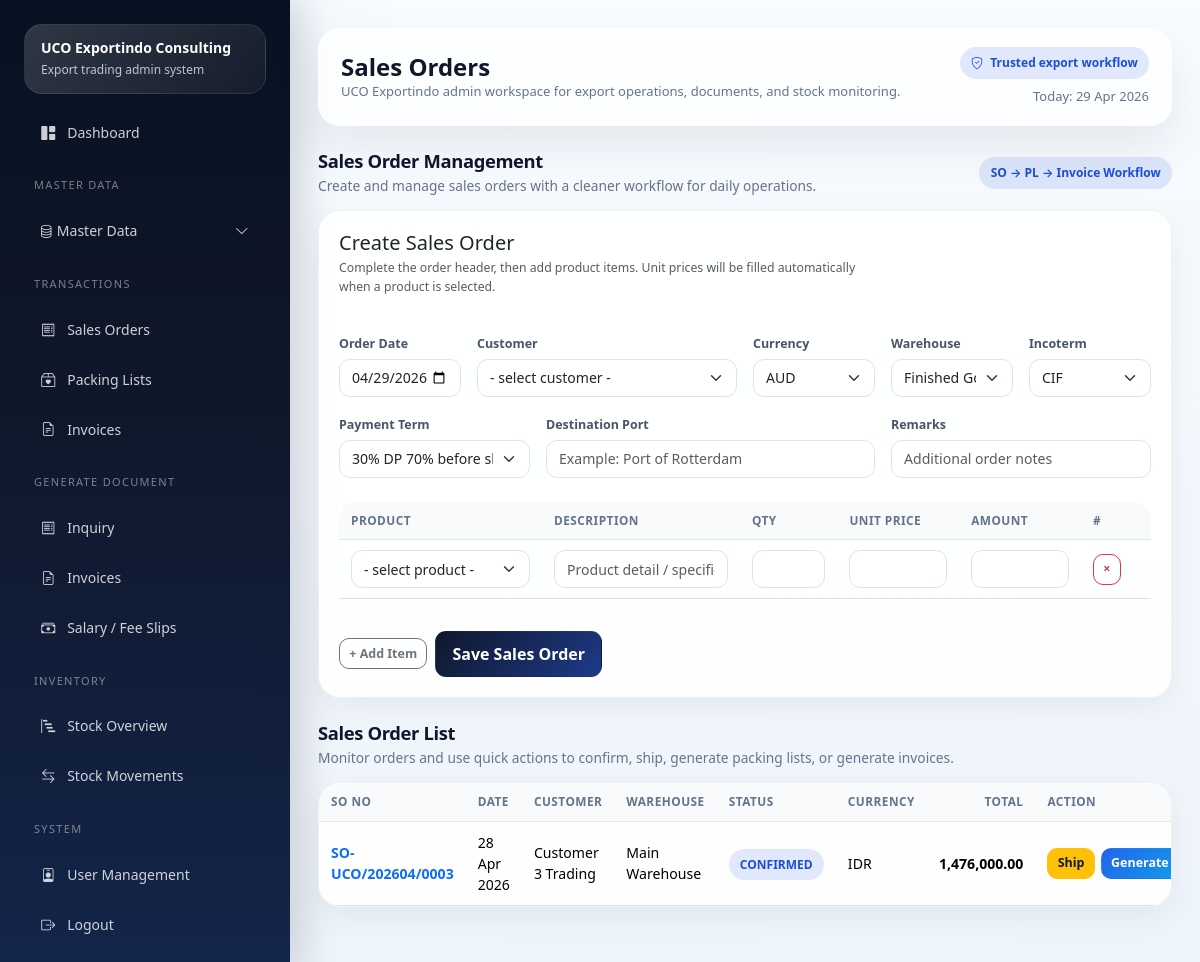
Page /index.php/transactions/sales_orders (signed in) on the committed database.
### tables this page shows
CREATE TABLE IF NOT EXISTS `sales_orders` (
  `id` int NOT NULL AUTO_INCREMENT,
  `so_no` varchar(50) NOT NULL,
  `order_date` date NOT NULL,
  `customer_id` int NOT NULL,
  `currency_id` int DEFAULT NULL,
  `incoterm_id` int DEFAULT NULL,
  `payment_term_id` int DEFAULT NULL,
  `warehouse_id` int DEFAULT NULL,
  `destination_port` varchar(150) DEFAULT NULL,
  `remarks` text,
  `created_by` int DEFAULT NULL,
  `total_amount` decimal(18,2) NOT NULL DEFAULT '0.00',
  `status` enum('DRAFT','CONFIRMED','SHIPPED') NOT NULL DEFAULT 'DRAFT',
  `created_at` timestamp NULL DEFAULT CURRENT_TIMESTAMP,
  PRIMARY KEY (`id`),
  UNIQUE KEY `so_no` (`so_no`),
  KEY `fk_so_customer` (`customer_id`),
  KEY `fk_so_currency` (`currency_id`),
  KEY `fk_so_incoterm` (`incoterm_id`),
  KEY `fk_so_payment_term` (`payment_term_id`),
  KEY `fk_so_warehouse` (`warehouse_id`),
  KEY `fk_so_user` (`created_by`),
  CONSTRAINT `fk_so_currency` FOREIGN KEY (`currency_id`) REFERENCES `currencies` (`id`) ON DELETE SET NULL,
  CONSTRAINT `fk_so_customer` FOREIGN KEY (`customer_id`) REFERENCES `customers` (`id`),
  CONSTRAINT `fk_so_incoterm` FOREIGN KEY (`incoterm_id`) REFERENCES `incoterms` (`id`) ON DELETE SET NULL,
  CONSTRAINT `fk_so_payment_term` FOREIGN KEY (`payment_term_id`) REFERENCES `payment_terms` (`id`) ON DELETE SET NULL,
  CONSTRAINT `fk_so_user` FOREIGN KEY (`created_by`) REFERENCES `users` (`id`) ON DELETE SET NULL,
  CONSTRAINT `fk_so_warehouse` FOREIGN KEY (`warehouse_id`) REFERENCES `warehouses` (`id`) ON DELETE SET NULL
);

CREATE TABLE IF NOT EXISTS `customers` (
  `id` int NOT NULL AUTO_INCREMENT,
  `customer_code` varchar(50) DEFAULT NULL,
  `company_name` varchar(150) NOT NULL,
  `pic_name` varchar(100) DEFAULT NULL,
  `email` varchar(100) DEFAULT NULL,
  `phone` varchar(50) DEFAULT NULL,
  `address` text,
  `country` varchar(100) DEFAULT NULL,
  `is_active` tinyint(1) NOT NULL DEFAULT '1',
  PRIMARY KEY (`id`)
);

CREATE TABLE IF NOT EXISTS `warehouses` (
  `id` int NOT NULL AUTO_INCREMENT,
  `code` varchar(30) NOT NULL,
  `warehouse_name` varchar(100) NOT NULL,
  `location` text,
  `is_active` tinyint(1) NOT NULL DEFAULT '1',
  PRIMARY KEY (`id`)
);

CREATE TABLE IF NOT EXISTS `currencies` (
  `id` int NOT NULL AUTO_INCREMENT,
  `currency_code` varchar(10) NOT NULL,
  `currency_name` varchar(50) NOT NULL,
  PRIMARY KEY (`id`)
);

### application/core/MY_Controller.php (called while the page is built, shortened)
<?php
class MY_Controller extends CI_Controller
{
    protected $user;
    public function __construct()
    {
        $this->user = $this->session->userdata('user');
    }
    protected function render($view, $data = [], $layout = 'admin')
    {
        $data['current_user'] = $this->user;
        $this->load->view('templates/admin_header', $data);
        $this->load->view($view, $data);
        $this->load->view('templates/admin_footer', $data);
    }
}

### application/controllers/Transactions.php (called while the page is built, shortened)
<?php
class Transactions extends MY_Controller
{
    public function sales_orders()
    {
        $data = $this->so->reference_data();
        $data['page_title'] = 'Sales Orders';
        $data['rows'] = $this->so->rows();
        $this->render('admin/transactions/sales_orders', $data);
    }
}

### index.php (called while the page is built, shortened)
<?php
require BASEPATH . 'core/CodeIgniter.php';

### application/models/Sales_order_model.php (called while the page is built, shortened)
<?php
class Sales_order_model extends CI_Model
{
    public function reference_data()
    {
        return [
            'customers' => $this->db->order_by('company_name','ASC')->get_where('customers', ['is_active' => 1])->result_array(),
            'currencies' => $this->db->order_by('currency_code','ASC')->get('currencies')->result_array(),
            'incoterms' => $this->db->order_by('incoterm_code','ASC')->get('incoterms')->result_array(),
            'payment_terms' => $this->db->order_by('term_name','ASC')->get('payment_terms')->result_array(),
            'products' => $this->db->query("SELECT p.*, u.uom_name FROM products p LEFT JOIN uoms u ON u.id=p.uom_id WHERE p.is_active=1 ORDER BY p.product_name ASC")->result_array(),
            'warehouses' => $this->db->order_by('warehouse_name','ASC')->get_where('warehouses', ['is_active' => 1])->result_array(),
        ];
    }
    public function rows()
    {
        return $this->db->query("SELECT so.*, c.company_name, cur.currency_code, w.warehouse_name FROM sales_orders so LEFT JOIN customers c ON c.id=so.customer_id LEFT JOIN currencies cur ON cur.id=so.currency_id LEFT JOIN warehouses w ON w.id=so.warehouse_id ORDER BY so.id DESC")->result_array();
    }
}

### application/helpers/uco_helper.php (called while the page is built, shortened)
<?php
function e($str)
{
    return htmlspecialchars((string)$str, ENT_QUOTES, 'UTF-8');
}
function format_date_id($date)
{
    return date('d M Y', strtotime($date));
}
function format_money($amount, $decimals = 2)
{
    return number_format((float)$amount, $decimals, '.', ',');
}

### application/views/admin/transactions/sales_orders.php (the view, shortened to what this page needs)
<div class="section-block">
    <div class="section-head">
        <div>
            <h3>Sales Order Management</h3>
            <p>Create and manage sales orders with a cleaner workflow for daily operations.</p>
        </div>
        <div class="badge-soft badge-soft-primary">SO → PL → Invoice Workflow</div>
    </div>
    <div class="card shadow-sm mb-4">
        <div class="card-body">
            <div class="row g-4 align-items-start">
                <div class="col-lg-8">
                    <h5 class="mb-1">Create Sales Order</h5>
                    <div class="text-muted small mb-3">
                        Complete the order header, then add product items. Unit prices will be filled automatically when a product is selected.
                    </div>
                </div>
            </div>
            <form method="post">
                <div class="row g-3 mt-1">
                    <div class="col-md-2">
                        <label class="form-label">Order Date</label>
                        <input type="date" name="order_date" class="form-control" value="<?= date('Y-m-d'); ?>">
                    </div>
                    <div class="col-md-4">
                        <label class="form-label">Customer</label>
                        <select name="customer_id" class="form-select" required>
                            <option value="">- select customer -</option>
                        </select>
                    </div>
                    <div class="col-md-2">
                        <label class="form-label">Currency</label>
                        <select name="currency_id" class="form-select" required>
                            <?php foreach ($currencies as $c): ?>
                                <option value="<?= e($c['id']); ?>"><?= e($c['currency_code']); ?></option>
                            <?php endforeach; ?>
                        </select>
                    </div>
                    <div class="col-md-2">
                        <label class="form-label">Warehouse</label>
                        <select name="warehouse_id" class="form-select" required>
                            <?php foreach ($warehouses as $w): ?>
                                <option value="<?= e($w['id']); ?>"><?= e($w['warehouse_name']); ?></option>
                            <?php endforeach; ?>
                        </select>
                    </div>
                    <div class="col-md-2">
                        <label class="form-label">Incoterm</label>
                        <select name="incoterm_id" class="form-select">
                            <?php foreach ($incoterms as $i): ?>
                                <option value="<?= e($i['id']); ?>"><?= e($i['incoterm_code']); ?></option>
                            <?php endforeach; ?>
                        </select>
                    </div>
                    <div class="col-md-3">
                        <label class="form-label">Payment Term</label>
                        <select name="payment_term_id" class="form-select">
                            <?php foreach ($payment_terms as $p): ?>
                                <option value="<?= e($p['id']); ?>"><?= e($p['term_name']); ?></option>
                            <?php endforeach; ?>
                        </select>
                    </div>
                    <div class="col-md-5">
                        <label class="form-label">Destination Port</label>
                        <input type="text" name="destination_port" class="form-control" placeholder="Example: Port of Rotterdam">
                    </div>
                    <div class="col-md-4">
                        <label class="form-label">Remarks</label>
                        <input type="text" name="remarks" class="form-control" placeholder="Additional order notes">
                    </div>
                </div>
                <div class="table-responsive mt-4">
                    <table class="table table-sm align-middle" id="items-table">
                        <thead>
                            <tr>
                                <th width="25%">Product</th>
                                <th>Description</th>
                                <th width="12%">Qty</th>
                                <th width="15%">Unit Price</th>
                                <th width="15%">Amount</th>
                                <th width="70">#</th>
                            </tr>
                        </thead>
                        <tbody>
                            <tr>
                                <td>
                                    <select name="product_id[]" class="form-select product-select" required>
                                        <option value="">- select product -</option>
                                    </select>
                                </td>
                                <td>
                                    <input type="text" name="description[]" class="form-control" placeholder="Product detail / specification">
                                </td>
                                <td>
                                    <input type="number" step="0.01" name="qty[]" class="form-control qty">
                                </td>
                                <td>
                                    <input type="number" step="0.01" name="unit_price[]" class="form-control price">
                                </td>
                                <td>
                                    <input type="text" class="form-control amount" readonly>
                                </td>
                                <td>
                                    <button type="button" class="btn btn-sm btn-outline-danger remove-row">×</button>
                                </td>
                            </tr>
                        </tbody>
                    </table>
                </div>
                <div class="d-flex flex-wrap gap-2 align-items-center mt-3">
                    <button type="button" class="btn btn-outline-secondary btn-sm" id="add-row">+ Add Item</button>
                    <button class="btn btn-dark">Save Sales Order</button>
                </div>
            </form>
        </div>
    </div>
</div>
<div class="section-block">
    <div class="section-head">
        <div>
            <h3>Sales Order List</h3>
            <p>Monitor orders and use quick actions to confirm, ship, generate packing lists, or generate invoices.</p>
        </div>
    </div>
    <div class="card shadow-sm">
        <div class="card-body p-0">
            <div class="table-responsive">
                <table class="table table-sm mb-0">
                    <thead>
                        <tr>
                            <th>SO No</th>
                            <th>Date</th>
                            <th>Customer</th>
                            <th>Warehouse</th>
                            <th>Status</th>
                            <th>Currency</th>
                            <th class="text-end">Total</th>
                            <th class="action-cell">Action</th>
                        </tr>
                    </thead>
                    <tbody>
                        <?php if (!$rows): ?>
                            <tr>
                                <td colspan="8" class="empty-state">No sales orders available yet.</td>
                            </tr>
                            <?php else: foreach ($rows as $row): ?>
                                <?php $status_class = $row['status'] === 'SHIPPED' ? 'success' : ($row['status'] === 'CONFIRMED' ? 'primary' : 'secondary'); ?>
                                <tr>
                                    <td>
                                        <a href="#" class="view-so fw-semibold" data-id="<?= e($row['id']); ?>">
                                            <?= e($row['so_no']); ?>
                                        </a>
                                    </td>
                                    <td><?= format_date_id($row['order_date']); ?></td>
                                    <td><?= e($row['company_name']); ?></td>
                                    <td><?= e($row['warehouse_name']); ?></td>
                                    <td>
                                        <span class="badge-soft badge-soft-<?= $status_class; ?>"><?= e($row['status']); ?></span>
                                    </td>
                                    <td><?= e($row['currency_code']); ?></td>
                                    <td class="text-end fw-semibold"><?= format_money($row['total_amount']); ?></td>
                                    <td>
                                        <div class="table-action-group">
                                            <?php if ($row['status'] !== 'SHIPPED'): ?>
                                                <a href="<?= site_url('transactions/sales-orders?ship=' . $row['id']); ?>" class="btn btn-sm btn-warning" onclick="return confirm('Ship this sales order and deduct warehouse stock?')">Ship</a>
                                            <?php endif; ?>
                                            <a href="<?= site_url('transactions/sales-orders?generate_pl=' . $row['id']); ?>" class="btn btn-sm btn-primary">Generate PL</a>
                                        </div>
                                    </td>
                                </tr>
                        <?php endforeach;
                        endif; ?>
                    </tbody>
                </table>
            </div>
        </div>
    </div>
</div>

### rows in the picture
sales_orders: so_no "SO-UCO/202604/0003", order_date "28 Apr 2026", customer.company_name "Customer 3 Trading", warehouse.warehouse_name "Main Warehouse", status "CONFIRMED", currency.currency_code "IDR", total_amount "1,476,000.00"

### other values in the picture
$page_title "Sales Orders"
form field currency_id "AUD"
form field warehouse_id "Finished Goods A"
form field incoterm_id "CIF"
form field payment_term_id "30% DP 70% before shipment"
